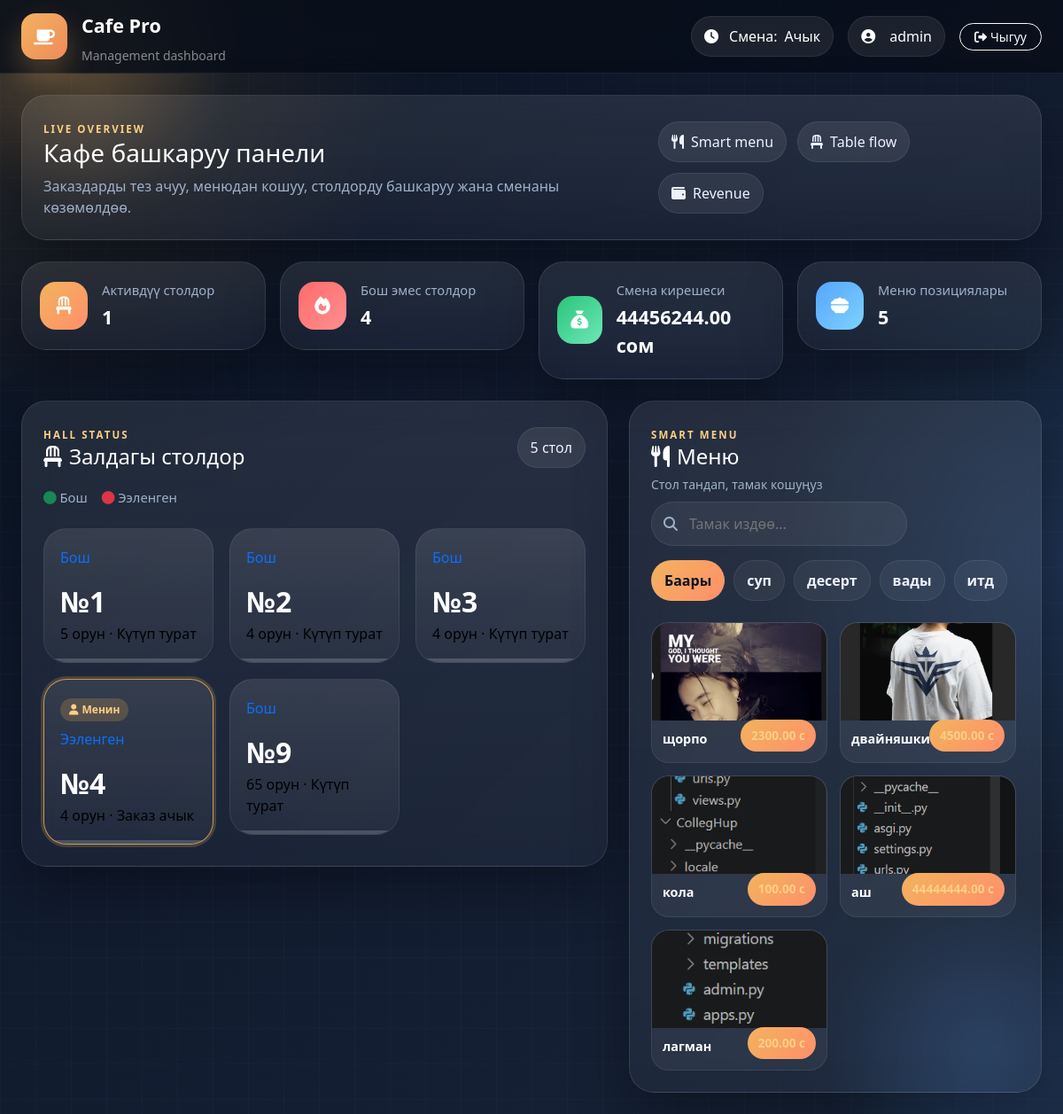
Before: /waiter/ (signed in) with the older database file.
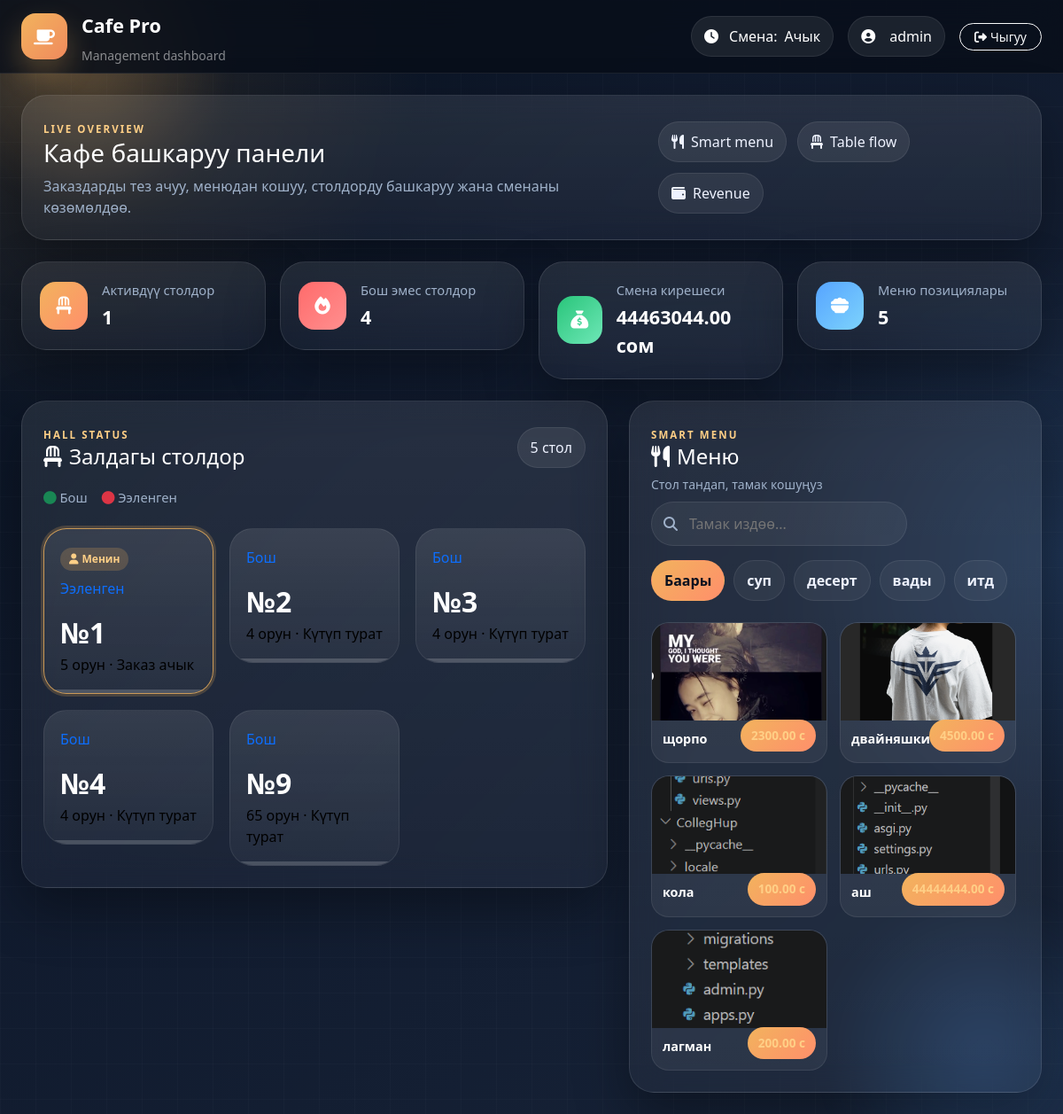
After: the same page with the newer database file.
### cafe/models.py (models this page shows, shortened)
class Shift(models.Model):
    STATUS_CHOICES = [
        ('open', 'Ачык'),
        ('closed', 'Жабык'),
    ]
    opened_by = models.ForeignKey(User, on_delete=models.CASCADE)
    status = models.CharField(max_length=20, choices=STATUS_CHOICES, default='open')
    opened_at = models.DateTimeField(auto_now_add=True)
    closed_at = models.DateTimeField(null=True, blank=True)
    def revenue(self):
        orders = Order.objects.filter(
            status='closed',
            created_at__gte=self.opened_at
        )
        return sum(o.total() for o in orders)

class Order(models.Model):
    STATUS_CHOICES = [
        ('open', 'Ачык'),
        ('closed', 'Жабык'),
        ('cancelled', 'Жокко чыгарылган'),
    ]
    table = models.ForeignKey(Table, on_delete=models.CASCADE)
    waiter = models.ForeignKey(User, on_delete=models.CASCADE)
    status = models.CharField(max_length=20, choices=STATUS_CHOICES, default='open')
    created_at = models.DateTimeField(auto_now_add=True)
    closed_at = models.DateTimeField(null=True, blank=True)
    def total(self):
        return sum(item.subtotal() for item in self.orderitem_set.all())

class OrderItem(models.Model):
    order = models.ForeignKey(Order, on_delete=models.CASCADE)
    menu_item = models.ForeignKey(MenuItem, on_delete=models.CASCADE)
    quantity = models.IntegerField(default=1)        # Саны
    def subtotal(self):
        return self.menu_item.price * self.quantity

class MenuItem(models.Model):
    category = models.ForeignKey(Category, on_delete=models.CASCADE)
    name = models.CharField(max_length=200)          # Тамактын аты
    price = models.DecimalField(max_digits=10, decimal_places=2)  # Баасы
    image = models.ImageField(upload_to='menu/', blank=True, null=True)
    is_available = models.BooleanField(default=True) # Бар/Жок

class Table(models.Model):
    STATUS_CHOICES = [
        ('free', 'Бош'),
        ('busy', 'Ээленген'),
        ('selected', 'Тандалган'),
    ]
    number = models.IntegerField(unique=True)        # Стол номери
    seats = models.IntegerField()                    # Орун саны
    status = models.CharField(max_length=20, choices=STATUS_CHOICES, default='free')

### cafe/views.py (the view)
# urls.py: path('waiter/', views.waiter_view, name='waiter'),
@login_required
def waiter_view(request):
    tables = Table.objects.all()
    menu_items = MenuItem.objects.all()
    categories = Category.objects.all()
    active_shift = Shift.objects.filter(status='open').first()
    my_orders = Order.objects.filter(
        waiter=request.user,
        status='open'
    )
    my_tables = [order.table.id for order in my_orders]
    context = {
        'tables': tables,
        'menu_items': menu_items,
        'categories': categories,
        'active_shift': active_shift,
        'active_tables': tables.filter(status='busy').count(),
        'free_tables': tables.filter(status='free').count(),
        'menu_count': menu_items.count(),
        'my_tables': my_tables,
        'my_orders': my_orders,
    }
    return render(request, 'waiter.html', context)

### templates/waiter.html (shortened to what the changed rows need)
{% load static %}
<!DOCTYPE html>
<html lang="ky">
<head>
    <link href="https://cdn.jsdelivr.net/npm/bootstrap@5.3.0/dist/css/bootstrap.min.css" rel="stylesheet">
    <link rel="stylesheet" href="https://cdnjs.cloudflare.com/ajax/libs/font-awesome/6.4.0/css/all.min.css">
    <link rel="stylesheet" href="{% static 'css/style.css' %}">
</head>
<body>
    <main class="container-fluid px-3 px-lg-4 py-4">
        <section class="row g-3 mb-4">
            <div class="col-6 col-xl-3">
                <div class="stat-card glass-card">
                    <div>
                        <div class="stat-label">Смена кирешеси</div>
                        <div class="stat-value">{% if active_shift %}{{ active_shift.revenue }}{% else %}0{% endif %} сом</div>
                    </div>
                </div>
            </div>
        </section>
        <section class="row g-4">
            <div class="col-xl-7">
                <div class="glass-card panel-card">
                    <div class="tables-grid mt-4">
                        {% for table in tables %}
                            <a href="{% url 'table_detail' table.id %}" class="text-decoration-none">
                                <div class="table-card {% if table.status == 'busy' %}table-busy{% else %}table-free{% endif %} {% if table.id in my_tables %}my-table{% endif %}">
                                    {% if table.id in my_tables %}
                                    <div class="my-table-badge">
                                        <i class="fas fa-user me-1"></i>Менин
                                    </div>
                                    {% endif %}
                                    <div class="table-status-badge">
                                        {% if table.status == 'busy' %}Ээленген{% else %}Бош{% endif %}
                                    </div>
                                    <div class="table-number">№{{ table.number }}</div>
                                    <div class="table-info">{{ table.seats }} орун ·
                                        {% if table.status == 'busy' %}Заказ ачык{% else %}Күтүп турат{% endif %}
                                    </div>
                                </div>
                            </a>
                            {% endfor %}
                    </div>
                </div>
            </div>
        </section>
    </main>
</body>
</html>

Changed rows visible on the page:
computed for Shift: revenue "44456244.00" → "44463044.00"
changed Table (number 1 of 5 on the later page): status "Бош Күтүп турат" → "Менин Ээленген Заказ ачык"
changed Table (number 4 of 5 on the later page): status "Менин Ээленген Заказ ачык" → "Бош Күтүп турат"
